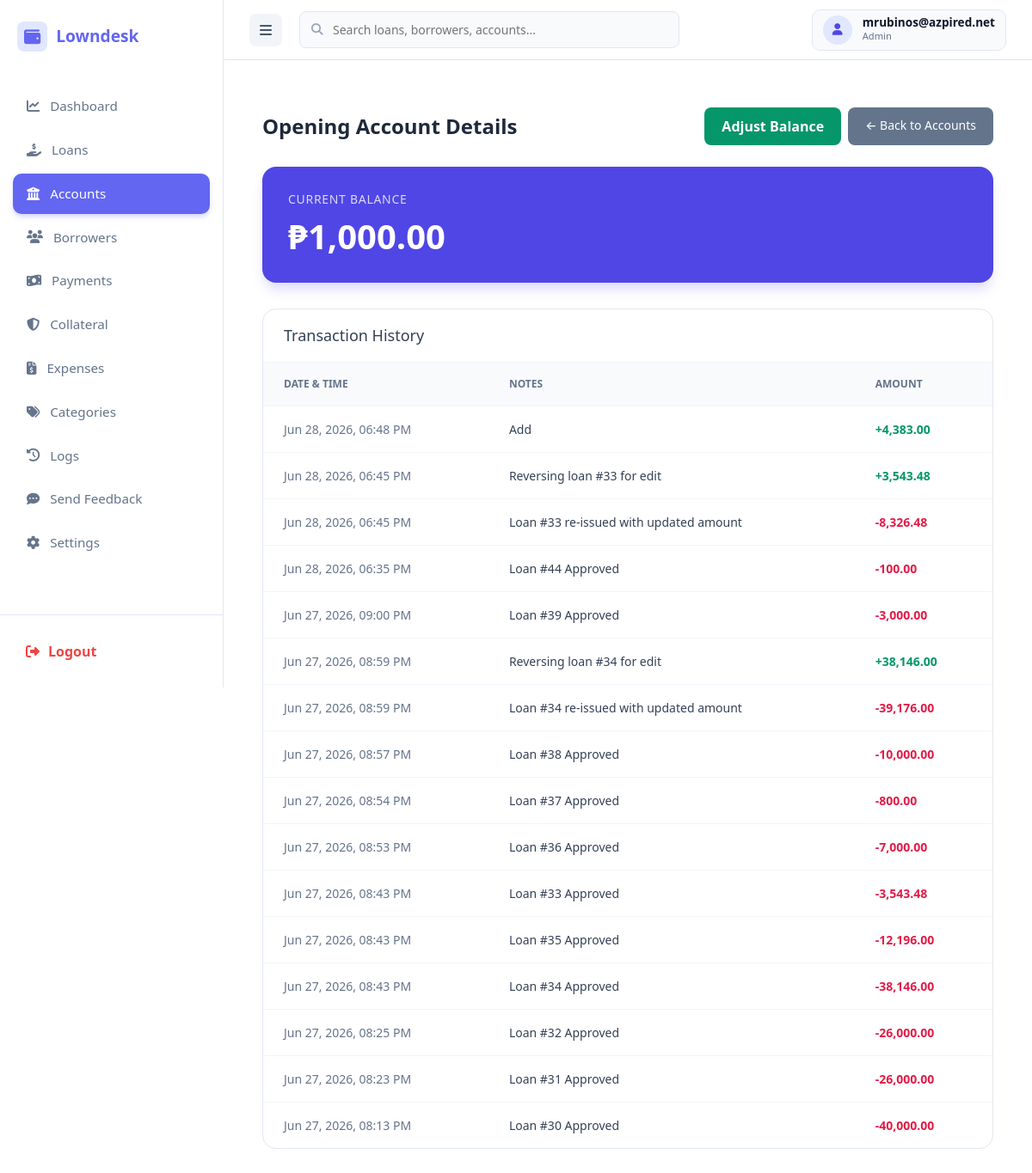
The page /public/index.php?url=account/details&id=4 (signed in) on the database as committed earlier.
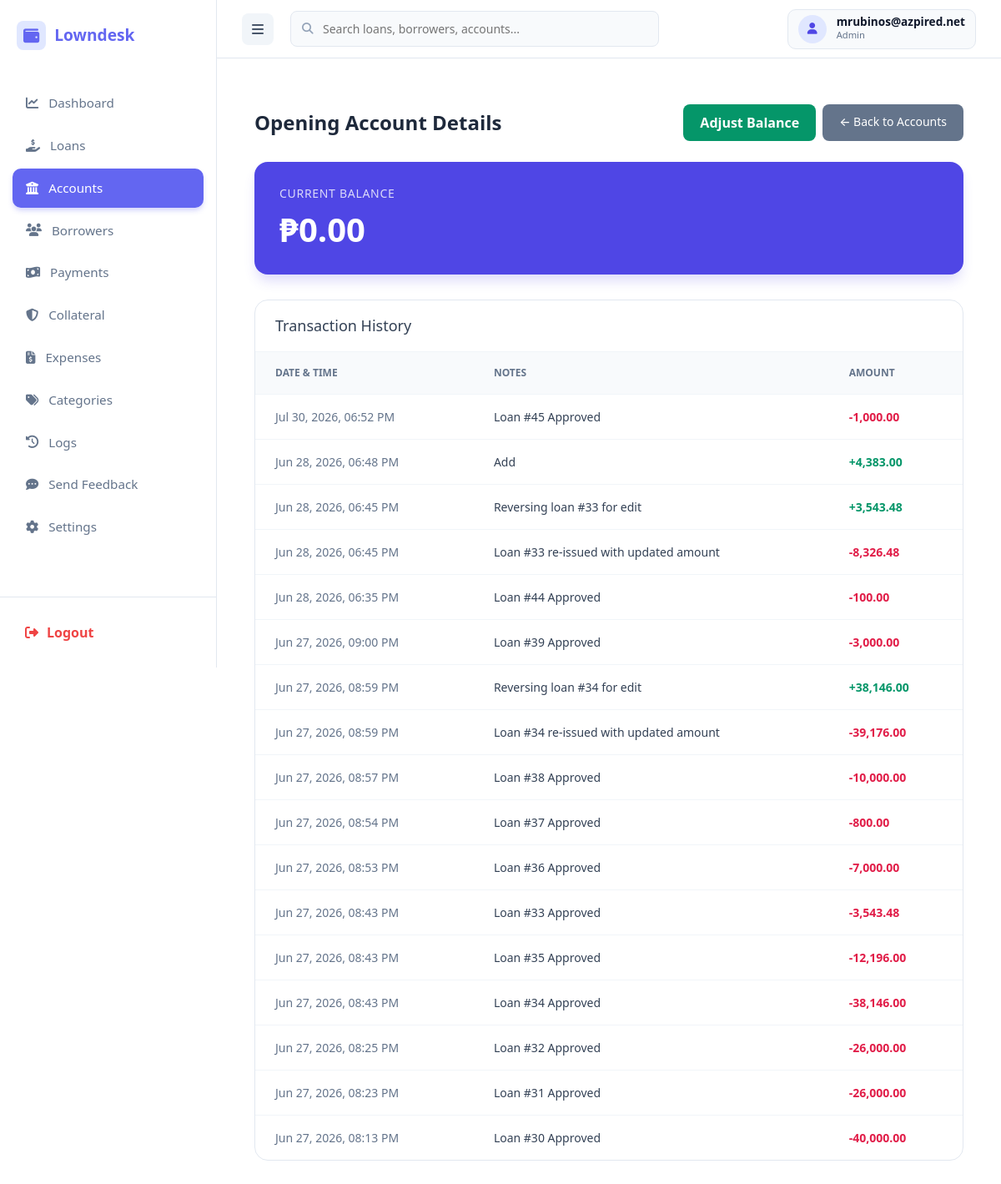
The same page on the database as committed later.
### tables this page shows
CREATE TABLE `accounts` (
  `id` int(11) NOT NULL,
  `company_id` int(11) NOT NULL,
  `name` varchar(50) NOT NULL,
  `current_balance` decimal(15,2) DEFAULT 0.00
);

CREATE TABLE `account_transactions` (
  `id` int(11) NOT NULL,
  `company_id` int(11) NOT NULL,
  `account_id` int(11) NOT NULL,
  `loan_id` int(11) DEFAULT NULL,
  `amount` decimal(15,2) NOT NULL,
  `type` enum('payment','transfer_in','transfer_out') NOT NULL,
  `reference_id` int(11) DEFAULT NULL,
  `notes` varchar(255) DEFAULT NULL,
  `created_at` timestamp NOT NULL DEFAULT current_timestamp()
);

### app/controllers/AccountController.php (called while the page is built, shortened)
<?php
require_once __DIR__ . '/../models/Account.php';
class AccountController {
    public function details($id = null) {
    $id = $id ?? $_GET['id'] ?? null;
    $accountModel = new Account();
    $account = $accountModel->getById($id);
    $transactions = $accountModel->getTransactionsByAccountId($id);
    require_once __DIR__ . '/../views/admin/accounts/details.php';
}
}

### public/index.php (called while the page is built, shortened)
<?php
require_once __DIR__ . "/../app/core/Database.php";
require_once __DIR__ . "/../app/core/Model.php";
$init = new App();

### app/core/Database.php (called while the page is built)
<?php
class Database {
    private static $host = "localhost";
    private static $port = "3306";
    private static $db   = "loan_saas_db";
    private static $user = "root";
    private static $pass = "";
    public static function getConnection() {
        try {
            $conn = new PDO(
                "mysql:host=" . self::$host . ";port=" . self::$port . ";dbname=" . self::$db,
                self::$user,
                self::$pass
            );
            $conn->setAttribute(PDO::ATTR_ERRMODE, PDO::ERRMODE_EXCEPTION);
            $conn->setAttribute(PDO::ATTR_DEFAULT_FETCH_MODE, PDO::FETCH_ASSOC);
            return $conn;
        } catch (Exception $e) {
            die("Database connection failed: " . $e->getMessage());
        }
    }
}

### app/core/Model.php (called while the page is built, shortened)
<?php
require_once __DIR__ . "/Database.php";
class Model {
    public function __construct() {
        $this->conn = Database::getConnection();
    }
    protected function getTenantId() {
        return $_SESSION['user']['company_id'] ?? 1;
    }
}

### app/models/Account.php (called while the page is built, shortened)
<?php
require_once __DIR__ . '/../core/Model.php';
class Account extends Model {
public function getById($id) {
    $stmt = $this->conn->prepare("SELECT * FROM accounts WHERE id = ? AND company_id = ?");
    $stmt->execute([$id, $this->getTenantId()]);
    return $stmt->fetch(PDO::FETCH_ASSOC);
}
public function getTransactionsByAccountId($account_id) {
    $stmt = $this->conn->prepare("
        SELECT * FROM account_transactions
        WHERE account_id = ? AND company_id = ?
        ORDER BY created_at DESC
    ");
    $stmt->execute([$account_id, $this->getTenantId()]);
    return $stmt->fetchAll(PDO::FETCH_ASSOC);
}
}

### app/views/admin/accounts/details.php (the view, shortened to what the changed rows need)
<?php require_once dirname(__DIR__, 2) . '/layouts/header.php'; ?>
<link href="https://cdn.jsdelivr.net/npm/bootstrap@5.3.0/dist/css/bootstrap.min.css" rel="stylesheet">
<div class="page-container">
    <div class="account-header">
        <h1><?= htmlspecialchars($account['name']) ?> Details</h1>
        <div class="d-flex gap-2">
            <?php if ($_SESSION['user']['role'] === 'admin'): ?>
                <button type="button" class="btn-adjust" data-bs-toggle="modal" data-bs-target="#adjustModal">
                    Adjust Balance
                </button>
            <?php endif; ?>
            <a href="?url=account/index" class="btn-back">← Back to Accounts</a>
        </div>
    </div>
    <div class="balance-card">
        <h4>Current Balance</h4>
        <h2>₱<?= number_format($account['current_balance'], 2) ?></h2>
    </div>
    <div class="history-card">
        <h3>Transaction History</h3>
        <table class="data-table">
            <thead>
                <tr>
                    <th>Date & Time</th>
                    <th>Notes</th>
                    <th>Amount</th>
                </tr>
            </thead>
            <tbody>
                <?php foreach ($transactions as $t): ?>
                <tr>
                    <td style="color: #64748b;"><?= date('M d, Y, h:i A', strtotime($t['created_at'])) ?></td>
                    <td><?= htmlspecialchars($t['notes']) ?></td>
                    <td style="font-weight: 600; color: <?= $t['amount'] < 0 ? '#e11d48' : '#059669' ?>;">
                        <?= $t['amount'] > 0 ? '+' : '' ?><?= number_format($t['amount'], 2) ?>
                    </td>
                </tr>
                <?php endforeach; ?>
            </tbody>
        </table>
    </div>
</div>
<?php require_once dirname(__DIR__, 2) . '/layouts/footer.php'; ?>

### app/views/layouts/header.php (shortened to what the changed rows need)
<?php
$current_url = $_GET['url'] ?? '';
$userRole = $_SESSION['user']['role'] ?? '';
?>
<!DOCTYPE html>
<html lang="en">
<head>
    <link rel="stylesheet" href="https://cdnjs.cloudflare.com/ajax/libs/font-awesome/6.4.0/css/all.min.css">
</head>
<body>
<aside class="sidebar">
    <div class="sidebar-brand">
        <i class="fas fa-wallet" style="background: #e0e7ff; padding: 8px; border-radius: 8px;"></i>
        Lowndesk
    </div>
    <ul class="sidebar-menu">
       <?php
        $menuItems = [];
        if ($userRole === 'superadmin') {
            $menuItems = [
                ['url' => 'feedback/index', 'icon' => 'fa-inbox', 'label' => 'User Messages'],
                ['url' => 'admin/index', 'icon' => 'fa-building', 'label' => 'Companies'],
                ['url' => 'superadmin/listAdmins', 'icon' => 'fa-user-shield', 'label' => 'Admin List'],
                ['url' => 'superadmin/dashboard', 'icon' => 'fa-chart-line', 'label' => 'Admin Dashboard'],
                ['url' => 'superadmin/manage', 'icon' => 'fa-chart-line', 'label' => 'Registration Requests']
            ];
        } elseif ($userRole === 'admin') {
            $menuItems = [
                ['url' => 'dashboard/index', 'icon' => 'fa-chart-line', 'label' => 'Dashboard'],
                ['url' => 'loan/index', 'icon' => 'fa-hand-holding-dollar', 'label' => 'Loans'],
                ['url' => 'account/index', 'icon' => 'fa-building-columns', 'label' => 'Accounts'],
                ['url' => 'borrower/index', 'icon' => 'fa-users', 'label' => 'Borrowers'],
                ['url' => 'payment/index', 'icon' => 'fa-money-bill-wave', 'label' => 'Payments'],
                ['url' => 'collateral/index', 'icon' => 'fa-shield-halved', 'label' => 'Collateral'],
                ['url' => 'expense/index', 'icon' => 'fa-file-invoice-dollar', 'label' => 'Expenses'],
                ['url' => 'category/index', 'icon' => 'fa-tags', 'label' => 'Categories'],
                ['url' => 'activitylogs/index', 'icon' => 'fa-clock-rotate-left', 'label' => 'Logs'],
                ['url' => 'feedback/create', 'icon' => 'fa-comment-dots', 'label' => 'Send Feedback'],
                ['url' => 'admin/settings', 'icon' => 'fa-gear', 'label' => 'Settings']
            ];
        }
        foreach ($menuItems as $item) {
            $active = (strpos($current_url, explode('/', $item['url'])[0]) === 0) ? 'active' : '';
            echo "<li class='menu-item $active'>
                    <a href='/loansaas/public/index.php?url={$item['url']}'>
                        <i class='fas {$item['icon']}'></i> <span>{$item['label']}</span>
                    </a>
                  </li>";
        }
        ?>
    </ul>
    <div class="sidebar-footer">
        <a href="/loansaas/public/index.php?url=auth/logout">
            <i class="fas fa-sign-out-alt"></i> Logout
        </a>
    </div>
</aside>
<div class="main-wrapper">
    <header class="top-header">
        <div class="top-header-left">
            <button type="button" class="sidebar-toggle-btn" id="sidebarToggle" onclick="document.querySelector('.sidebar').classList.toggle('active')" title="Toggle Sidebar">
                <i class="fas fa-bars"></i>
            </button>
            <div class="top-header-search">
                <i class="fas fa-search"></i>
                <input type="text" placeholder="Search loans, borrowers, accounts..." id="globalSearchInput">
            </div>
        </div>
        <div class="top-header-right">
            <div class="top-header-profile">
                <div class="profile-avatar">
                    <i class="fas fa-user"></i>
                </div>
                <div class="profile-info">
                    <span class="profile-name"><?= htmlspecialchars($_SESSION['user']['username'] ?? 'Administrator') ?></span>
                    <span class="profile-role"><?= htmlspecialchars($userRole ?: 'Active User') ?></span>
                </div>
            </div>
        </div>
    </header>
    <main class="main-content">

Rows that differ between the two databases and show on the page:
changed accounts "Opening Account": current_balance "1,000.00" → "0.00"
added account_transactions: created_at "Jul 30, 2026, 06:52 PM", notes "Loan #45 Approved", amount "-1,000.00"
